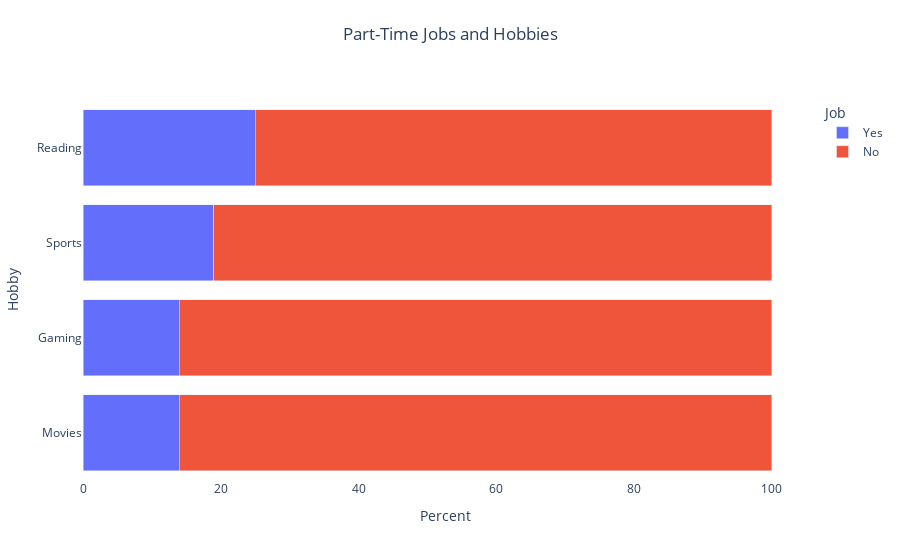

Notebook source saved alongside this figure:
### Code cell
# Visual Part-Time Jobs and Hobbies
fig_job_hobby = px.bar(job_hobby_count, x='percentage', y='hobbies',
                       color='job_pt',
                       title="Part-Time Jobs and Hobbies",
                       labels={'percentage': 'Percent',
                               'job_pt': 'Job',
                               'hobbies': 'Hobby'},
                       barmode='stack')

hobby_job_order = ['Movies', 'Gaming', 'Sports', 'Reading']

# Update layout and labels
fig_job_hobby.update_layout(xaxis_title='Percent',
                            yaxis_title='Hobby',
                            legend_title='Job',
                            paper_bgcolor='rgba(0,0,0,0)',
                            plot_bgcolor='rgba(0,0,0,0)',
                            title={'y':0.95,
                                   'x':0.5,
                                   'xanchor': 'center',
                                   'yanchor': 'top'},
                             yaxis=dict(categoryorder='array', categoryarray=hobby_job_order))
fig_job_hobby.show()
# Saving figure as html
fig_job_hobby.write_html('../dashboard/plotly_html/q3_job_hobby.html')

### Figure 1 — Plotly figure (JSON) as saved in the notebook; plotly's stock layout.template omitted (floating-point values rounded to 4 significant figures)
{"data": [{"alignmentgroup": "True", "hovertemplate": "Job=Yes<br>Percent=%{x}<br>Hobby=%{y}<extra></extra>", "legendgroup": "Yes", "marker": {"color": "#636efa", "pattern": {"shape": ""}}, "name": "Yes", "offsetgroup": "Yes", "orientation": "h", "showlegend": true, "textposition": "auto", "type": "bar", "x": [14, 25, 19, 14], "xaxis": "x", "y": ["Movies", "Reading", "Sports", "Gaming"], "yaxis": "y"}, {"alignmentgroup": "True", "hovertemplate": "Job=No<br>Percent=%{x}<br>Hobby=%{y}<extra></extra>", "legendgroup": "No", "marker": {"color": "#EF553B", "pattern": {"shape": ""}}, "name": "No", "offsetgroup": "No", "orientation": "h", "showlegend": true, "textposition": "auto", "type": "bar", "x": [86, 75, 81, 86], "xaxis": "x", "y": ["Movies", "Reading", "Sports", "Gaming"], "yaxis": "y"}], "layout": {"barmode": "stack", "legend": {"title": {"text": "Job"}, "tracegroupgap": 0}, "paper_bgcolor": "rgba(0,0,0,0)", "plot_bgcolor": "rgba(0,0,0,0)", "title": {"text": "Part-Time Jobs and Hobbies", "x": 0.5, "xanchor": "center", "y": 0.95, "yanchor": "top"}, "xaxis": {"anchor": "y", "domain": [0, 1], "title": {"text": "Percent"}}, "yaxis": {"anchor": "x", "categoryarray": ["Movies", "Gaming", "Sports", "Reading"], "categoryorder": "array", "domain": [0, 1], "title": {"text": "Hobby"}}}}
